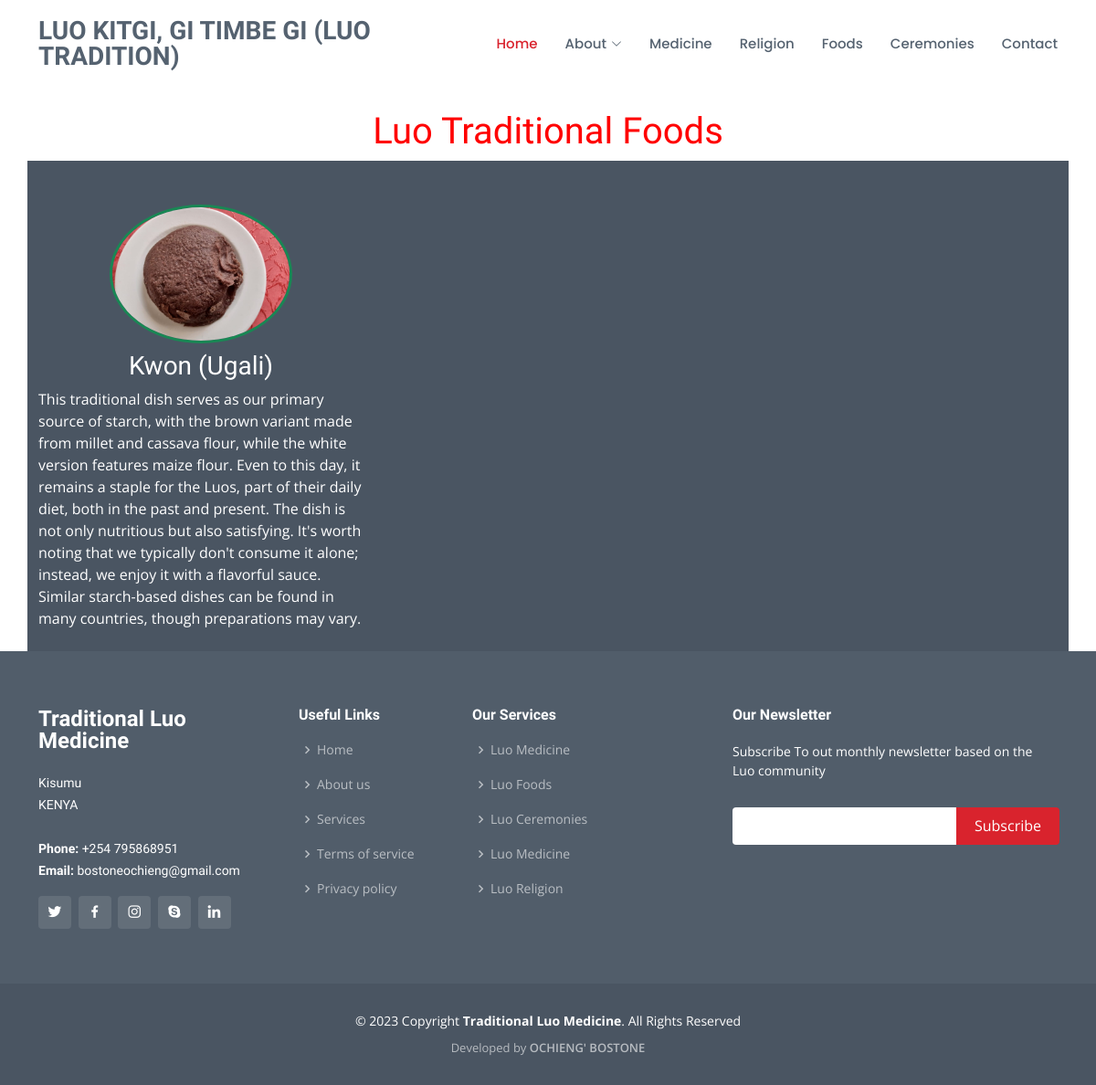
Page /food/ on the earlier database version.
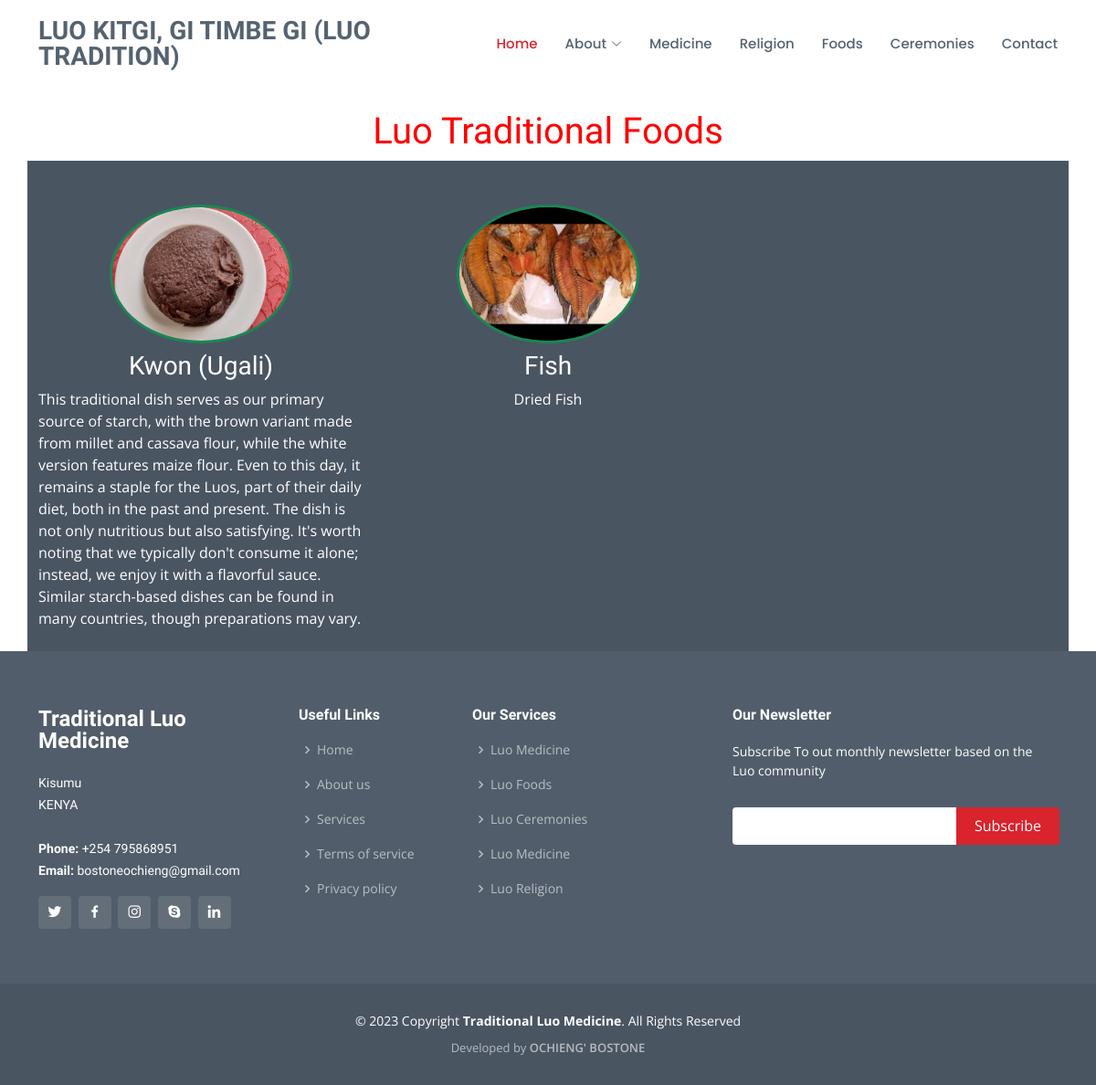
Same page on the later database version.
### luomedicine_app/models.py (models this page shows, shortened)
class LuoFoods(models.Model):
    def validate_image_file_extension(value):
        allowed_extensions = [".jpg", ".jpeg", ".png", ".gif", ".PNG", ".JPG"]
        ext = os.path.splitext(value.name)[1]
        if not ext.lower() in allowed_extensions:
            raise ValidationError("Unsupported file extension.")
    title = models.CharField(max_length=100)
    description = models.TextField()
    image = models.ImageField(
        upload_to="luomedicine_app/static/luo_foods/",
        validators=[validate_image_file_extension],
    )
    """
    The above function is a pre-delete signal receiver in Django that checks if the user has permission
    to delete an instance of the LuoFoods model, and if so, deletes the associated image file and logs
    the deletion.

    :param sender: The `sender` parameter refers to the model class that is sending the signal. In this
    case, the `sender` is `LuoFoods`, which is a Django model
    :param instance: The `instance` parameter refers to the instance of the `LuoFoods` model that is
    being deleted. It represents the specific object that is being removed from the database
    """

### luomedicine_app/views.py (the view)
# urls.py: path("food/", views.luo_food, name="luofoods"),
def luo_food(request):
    luo_foods = LuoFoods.objects.all()
    return render(request, "luomedicine/foods.html", {"luo_foods": luo_foods})

### luomedicine_app/templates/luomedicine/foods.html
{% extends "luomedicine/layout.html" %}
{% block body %}
{% load static %}
<div
  style="
    margin-top: 120px;
    color: red;
    font-size: 44px;
    font-weight: bold;
    text-align: center;
    font-family: Times New Roman, Times, serif;
  "
>
  <h1>Luo Traditional Foods</h1>
</div>
<div class="container mt-10">
  <div class="row p-10" style="background-color: #4a5562;">
    {% for luo_food in luo_foods %}
    <div class="col-md-4 mb-2 mt-5">
      <div class="d-flex justify-content-center flex-column align-items-center">
        <div class="rounded-circle border border-success border-3 p-0" style="max-width: 200px;">
          <img src="{{ luo_food.image.url }}" alt="{{ luo_food.title }}" class="img-fluid rounded-circle" style="width: 100%; height: auto;">
         </div>
         <h3 class="text-white text-center mt-2"> {{ luo_food.title }}</h3>
         <p class="text-white">{{ luo_food.description }}</p>
      </div>
    </div>
    {% endfor %}
  </div>
</div>
{% endblock %}

### luomedicine_app/templates/luomedicine/layout.html (shortened to what this page needs)
{% load static %}
<!DOCTYPE html>
<html lang="en">
<head>
  <link href="{% static 'assets/vendor/animate.css/animate.min.css' %}" rel="stylesheet">
  <link href="{% static 'assets/vendor/bootstrap/css/bootstrap.min.css' %}" rel="stylesheet">
  <link href="{% static 'assets/vendor/bootstrap-icons/bootstrap-icons.css' %}" rel="stylesheet">
  <link href="{% static 'assets/vendor/boxicons/css/boxicons.min.css' %}" rel="stylesheet">
  <link href="{% static 'assets/vendor/glightbox/css/glightbox.min.css' %}" rel="stylesheet">
  <link href="{% static 'assets/vendor/remixicon/remixicon.css' %}" rel="stylesheet">
  <link href="{% static 'assets/vendor/swiper/swiper-bundle.min.css' %}" rel="stylesheet">
  <link href="{% static 'assets/css/style.css' %}" rel="stylesheet">
</head>
<body>
  <header id="header" class="fixed-top d-flex align-items-center">
    <div class="container d-flex align-items-center">
      <h1 class="logo me-auto"><a href="{% url 'index' %}">LUO KITGI, GI TIMBE GI (LUO TRADITION)</a></h1>
      <nav id="navbar" class="navbar">
        <ul>
          <li><a href="{% url 'index' %}" class="active">Home</a></li>
          <li class="dropdown"><a href="{% url 'about' %}"><span>About</span> <i class="bi bi-chevron-down"></i></a>
          </li>
          <li><a href="{% url 'medicine' %}">Medicine</a></li>
          <li><a href="{% url 'religion' %}">Religion</a></li>
          <li><a href="{% url 'luofoods' %}">Foods</a></li>
          <li><a href="{% url 'ceremonies' %}">Ceremonies</a></li>
          <li><a href="{% url 'contact' %}">Contact</a></li>
        </ul>
      </nav>
    </div>
  </header>
{% block body %}
{% endblock %}
  <footer id="footer">
    <div class="footer-top">
      <div class="container">
        <div class="row">
          <div class="col-lg-3 col-md-6">
            <div class="footer-info">
              <h3>Traditional Luo Medicine</h3>
              <p>
                Kisumu<br>
                KENYA<br><br>
                <strong>Phone:</strong> +254 795868951<br>
                <strong>Email:</strong> bostoneochieng@gmail.com<br>
              </p>
              <div class="social-links mt-3">
                <a href="#" class="twitter"><i class="bx bxl-twitter"></i></a>
                <a href="#" class="facebook"><i class="bx bxl-facebook"></i></a>
                <a href="#" class="instagram"><i class="bx bxl-instagram"></i></a>
                <a href="#" class="google-plus"><i class="bx bxl-skype"></i></a>
                <a href="#" class="linkedin"><i class="bx bxl-linkedin"></i></a>
              </div>
            </div>
          </div>
          <div class="col-lg-2 col-md-6 footer-links">
            <h4>Useful Links</h4>
            <ul>
              <li><i class="bx bx-chevron-right"></i> <a href="#">Home</a></li>
              <li><i class="bx bx-chevron-right"></i> <a href="#">About us</a></li>
              <li><i class="bx bx-chevron-right"></i> <a href="#">Services</a></li>
              <li><i class="bx bx-chevron-right"></i> <a href="#">Terms of service</a></li>
              <li><i class="bx bx-chevron-right"></i> <a href="#">Privacy policy</a></li>
            </ul>
          </div>
          <div class="col-lg-3 col-md-6 footer-links">
            <h4>Our Services</h4>
            <ul>
              <li><i class="bx bx-chevron-right"></i> <a href="#">Luo Medicine</a></li>
              <li><i class="bx bx-chevron-right"></i> <a href="#">Luo Foods</a></li>
              <li><i class="bx bx-chevron-right"></i> <a href="#">Luo Ceremonies</a></li>
              <li><i class="bx bx-chevron-right"></i> <a href="#">Luo Medicine</a></li>
              <li><i class="bx bx-chevron-right"></i> <a href="#">Luo Religion</a></li>
            </ul>
          </div>
          <div class="col-lg-4 col-md-6 footer-newsletter">
            <h4>Our Newsletter</h4>
            <p>Subscribe To out monthly newsletter based on the Luo community</p>
            <form action="" method="post">
              <input type="email" name="email"><input type="submit" value="Subscribe">
            </form>
          </div>
        </div>
      </div>
    </div>
    <div class="container">
      <div class="copyright">
        &copy;  Copyright <strong><span>Traditional Luo Medicine</span></strong>. All Rights Reserved
      </div>
      <div class="credits">
        Developed by <a href="https://github.com/BOSTONE069" target="_blank">OCHIENG' BOSTONE</a>
      </div>
    </div>
  </footer>
</body>
</html>

### luomedicine_app/static/assets/css/style.css (style rules this page uses)
body { font-family: "Open Sans", sans-serif; color: #444444; }
a { text-decoration: none; color: #d9232d; }
h1, h2, h3, h4, h5, h6 { font-family: "Raleway", sans-serif; }
#header { background: white; transition: all 0.5s; z-index: 997; padding: 20px 0; }
#header .logo { font-size: 28px; margin: 0; padding: 0; line-height: 1; font-weight: 700; text-transform: uppercase; }
#header .logo a { color: #556270; }
.navbar { padding: 0; }
.navbar ul { margin: 0; padding: 0; display: flex; list-style: none; align-items: center; }
.navbar li { position: relative; }
.navbar a, .navbar a:focus { display: flex; align-items: center; justify-content: space-between; padding: 10px 0 10px 30px; font-family: "Poppins", sans-serif; font-size: 15px; font-weight: 500; color: #556270; white-space: nowrap; transition: 0.3s; }
.navbar a i, .navbar a:focus i { font-size: 12px; line-height: 0; margin-left: 5px; }
.navbar a:hover, .navbar .active, .navbar .active:focus, .navbar li:hover>a { color: #d9232d; }
#footer { background: #4a5562; padding: 0 0 30px 0; color: #fff; font-size: 14px; }
#footer .footer-top { background: #515d6a; padding: 60px 0 30px 0; }
#footer .footer-top .footer-info { margin-bottom: 30px; }
#footer .footer-top .footer-info h3 { font-size: 24px; margin: 0 0 20px 0; padding: 2px 0 2px 0; line-height: 1; font-weight: 700; }
#footer .footer-top .footer-info p { font-size: 14px; line-height: 24px; margin-bottom: 0; font-family: "Raleway", sans-serif; color: #fff; }
#footer .footer-top .social-links a { font-size: 18px; display: inline-block; background: rgba(255, 255, 255, 0.1); color: #fff; line-height: 1; padding: 8px 0; margin-right: 4px; border-radius: 4px; text-align: center; width: 36px; height: 36px; transition: 0.3s; }
#footer .footer-top h4 { font-size: 16px; font-weight: 600; color: #fff; position: relative; padding-bottom: 12px; }
#footer .footer-top .footer-links { margin-bottom: 30px; }
#footer .footer-top .footer-links ul { list-style: none; padding: 0; margin: 0; }
#footer .footer-top .footer-links ul i { padding-right: 2px; color: rgba(255, 255, 255, 0.6); font-size: 18px; line-height: 1; }
#footer .footer-top .footer-links ul li { padding: 10px 0; display: flex; align-items: center; }
#footer .footer-top .footer-links ul li:first-child { padding-top: 0; }
#footer .footer-top .footer-links ul a { color: rgba(255, 255, 255, 0.6); transition: 0.3s; display: inline-block; line-height: 1; }
#footer .footer-top .footer-newsletter form { margin-top: 30px; background: #fff; padding: 6px 10px; position: relative; border-radius: 4px; }
#footer .footer-top .footer-newsletter form input[type=email] { border: 0; padding: 4px; width: calc(100% - 110px); }
#footer .footer-top .footer-newsletter form input[type=submit] { position: absolute; top: 0; right: -2px; bottom: 0; border: 0; background: none; font-size: 16px; padding: 0 20px 2px 20px; background: #d9232d; color: #fff; transition: 0.3s; border-radius: 0 4px 4px 0; }
#footer .copyright { text-align: center; padding-top: 30px; }
#footer .credits { padding-top: 10px; text-align: center; font-size: 13px; color: rgba(255, 255, 255, 0.6); }
#footer .credits a { color: rgba(255, 255, 255, 0.6); transition: 0.3s; font-weight: 600; }

Differences in the rows shown:
added LuoFoods: image (picture), title "Fish", description "Dried Fish"
